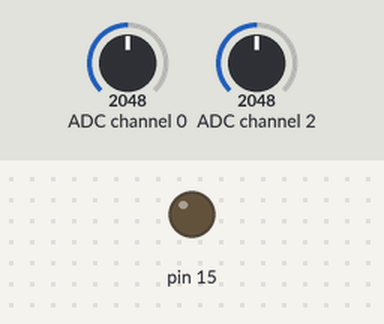
A program run on a simulated MicroPython board. Parts: output pins drawn as LEDs (lit = HIGH). The inputs (shaded band) are chosen by the test bench; at power-on: ADC channel 0 = 2048, ADC channel 2 = 2048 (analog values on the 0–4095 scale). Library files of the repository ran but are not shown: ads1220.py; pins used as bus, display or sensor lines are not drawn; what the program prints to the serial console is not drawn. At 0.1 s the program stops and its outputs stay as they are.

Above: at 0.2 s.
Timing chart, 0 to 1.6 s (numbered marks = the images above):
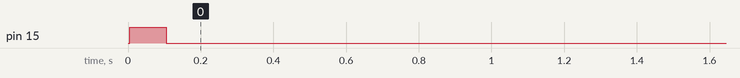

The program:

demo_settings.py
```python
"""ADS1220 example (print configuration register settings)."""
from machine import Pin, SPI  # type: ignore
from ads1220 import ADC

cs = 15  # Chip select pin
drdy = 27  # Data ready pin
spi = SPI(1,
          baudrate=10000000,  # 10 MHz (try lower speed to troubleshoot)
          sck=Pin(14),
          mosi=Pin(13),
          miso=Pin(12),
          phase=1)  # ADS1220 uses SPI mode 1
adc = ADC(spi, cs, drdy)


def test():
    """Test code."""
    config_registers = adc.get_config_dict()

    for key, value in sorted(config_registers.items()):
        print("{0}: {1}".format(key, value))

    adc.power_down()
    spi.deinit()


test()
```
